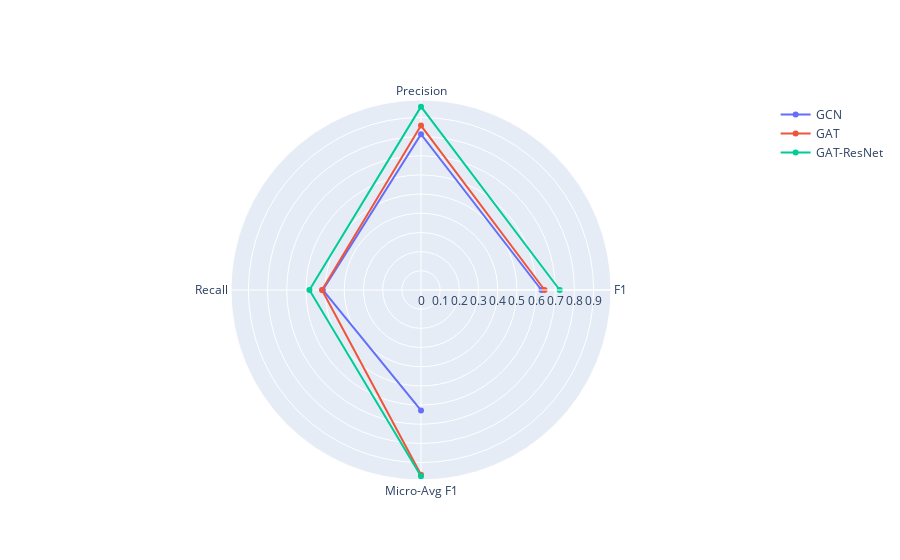

Notebook code for this chart:
### Code cell
import plotly.graph_objects as go

categories = ['F1', 'Precision', 'Recall','Micro-Avg F1']

fig = go.Figure()
fig.add_trace(go.Scatterpolar(
      r=[ 0.628,0.812,0.512,0.628],
      theta=categories,
      name='GCN'
))
fig.add_trace(go.Scatterpolar(
      r=[0.6444,0.8574, 0.5162,0.9630],
      theta=categories,
      name='GAT'
    
))
fig.add_trace(go.Scatterpolar(
      r=[0.7233, 0.9560, 0.5817,0.9711],
      theta=categories,
      name='GAT-ResNet'
))
showlegend=True


fig.show()

### Figure 1 — Plotly figure (JSON) as saved in the notebook; plotly's stock layout.template omitted (floating-point values rounded to 4 significant figures)
{"data": [{"name": "GCN", "r": [0.628, 0.812, 0.512, 0.628], "theta": ["F1", "Precision", "Recall", "Micro-Avg F1"], "type": "scatterpolar"}, {"name": "GAT", "r": [0.6444, 0.8574, 0.5162, 0.963], "theta": ["F1", "Precision", "Recall", "Micro-Avg F1"], "type": "scatterpolar"}, {"name": "GAT-ResNet", "r": [0.7233, 0.956, 0.5817, 0.9711], "theta": ["F1", "Precision", "Recall", "Micro-Avg F1"], "type": "scatterpolar"}], "layout": {}}
